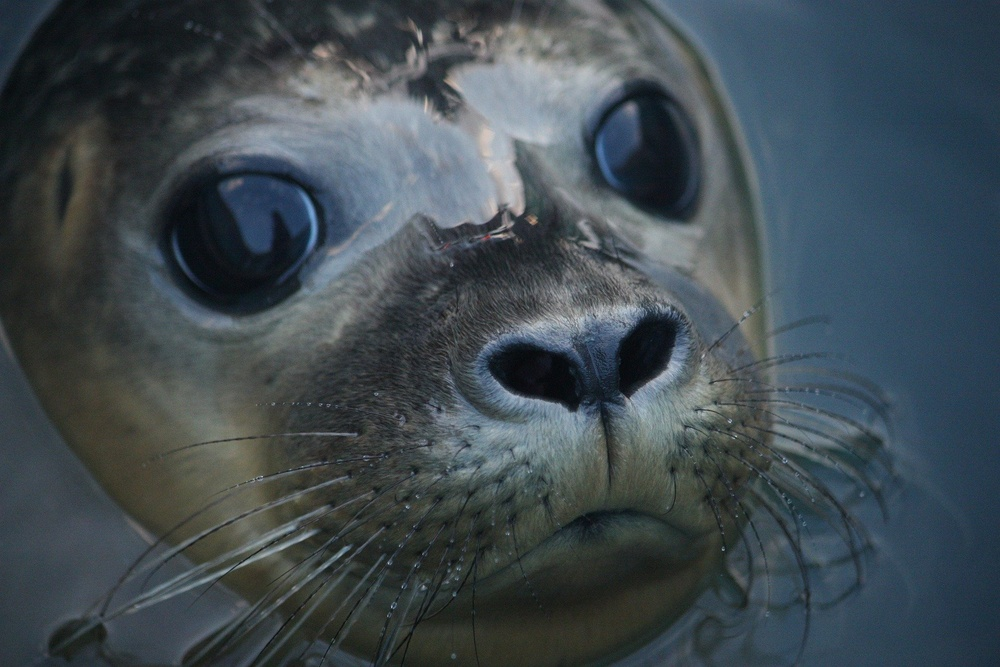
#> input picture lab1/parth_1/1.jpg, 1000 x 667 px, shrunk from 1920 x 1280 before the run; its folder holds only this picture in this run
$ python lab1.py
#> lines starting #> are read from the running program, lines starting #| are printed output that depends on the picture
import cv2
import matplotlib.pyplot as plt
from easygui import fileopenbox, filesavebox

def ft_imgСomparison(name_file):
    for i in range(4):
        img = cv2.imread(name_file[i], cv2.IMREAD_ANYCOLOR)
        img = cv2.cvtColor(img, cv2.COLOR_BGR2RGB)
        plt.subplot(2, 2 , i + 1),plt.imshow(img)
        plt.title(name_file[i].rpartition('/')[2])
        plt.xticks([]),plt.yticks([])
    plt.show()

def main():
    flt = ["*.jpg", "*.png", "*.gif", "*.bmp"]
    name_file = []
    path = fileopenbox("image",
                       "select file",
                       default = flt[0],
                       filetypes = flt)
#> the answer given: 1.jpg
    if path:
        cv2.namedWindow("image", cv2.WINDOW_NORMAL)
        img = cv2.imread(path)
#> img is the input picture: shape (667, 1000, 3); mean B, G, R 81, 75, 64.4
        name_file.append(path)
        cv2.imshow("image", img)
        cv2.waitKey()
        cv2.destroyWindow("image")
        path = filesavebox(default = "copy")
        if path == None:
            path = "img"
        for i in range(0, 101, 50):
            cv2.imwrite(path + "_quality_" + str(i) + ".jpg",
                        img,
                        [int(cv2.IMWRITE_JPEG_QUALITY), i])
            name_file.append(path + "_quality_" + str(i) + ".jpg")
#> after the loop, name_file = ['1.jpg', 'out.png_quality_0.jpg', 'out.png_quality_50.jpg', 'out.png_quality_100.jpg']
        ft_imgСomparison(name_file)
#> in ft_imgСomparison, `plt.show()`:
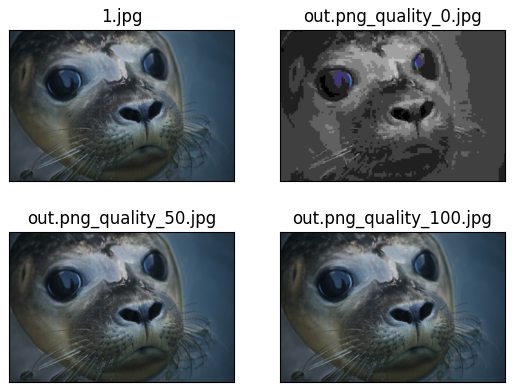
#> figure drawn by matplotlib, 4 panels

main()
